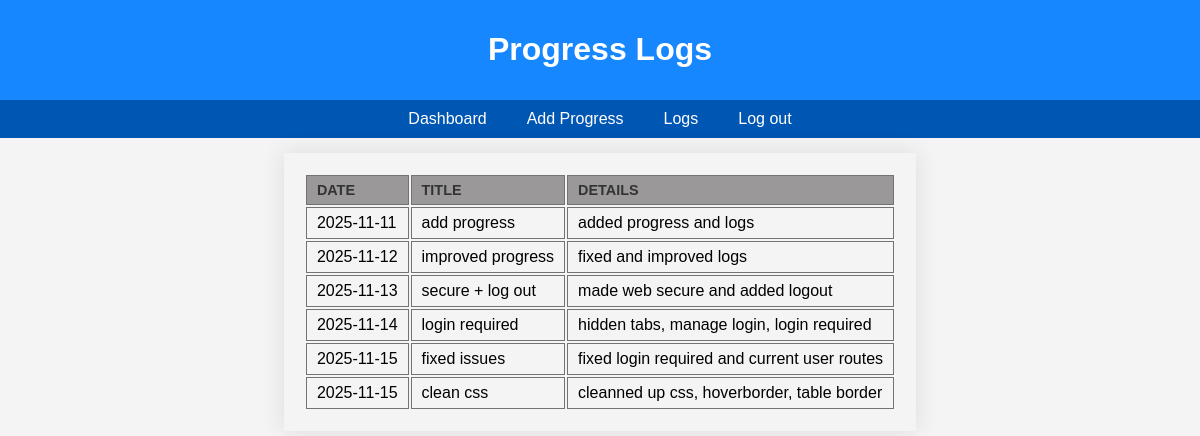
Screenshot of /logs (signed in) with the database file from the repository.
### tables this page shows
CREATE TABLE progresslogs (
    id INTEGER PRIMARY KEY AUTOINCREMENT,
    user_id INTEGER NOT NULL,
    date TEXT NOT NULL,
    title TEXT NOT NULL UNIQUE,
    details TEXT NOT NULL,
    image_path TEXT
);

### app.py (the view)
@app.route('/logs', methods = ['GET', 'POST'])
@login_required
def logs():
    conn = get_db_connection()
    cursor = conn.cursor()
    cursor.execute("SELECT date, title, details FROM progresslogs WHERE user_id = ? ORDER BY date ASC", (current_user.id,))
    posts = cursor.fetchall()
    conn.close()
    return render_template('logs.html', posts = posts, username=current_user.username)

### app.py (called while the page is built)
@login_manager.user_loader
def load_user(user_id):
    conn = get_db_connection()
    cursor = conn.cursor()
    cursor.execute('SELECT id, username FROM users WHERE id = ?', (user_id),)
    user = cursor.fetchone()
    conn.close()
    if user:
        return User(id=user['id'], username = user['username'])
    return None

def get_db_connection():
    conn = sqlite3.connect('database.db')
    conn.row_factory = sqlite3.Row  # Allows accessing columns by name
    return conn

### templates/logs.html (shortened to what this page needs)
{% extends 'base.html' %}
{% block heading %}Progress Logs{% endblock %}
{% block content %}
    {% if posts %}
        <table>
            <tr>
                <th>Date</th>
                <th>Title</th>
                <th>Details</th>
            </tr>
        {% for post in posts %}
            <tr>
                <td>{{ post.date }}</td>
                <td>{{ post.title }}</td>
                <td>{{ post.details }}</td>
            </tr>
        {% endfor%}
        </table>
    {% else %}
    <p>No progress entries found.</p>
    {%endif%}
{% endblock %}

### templates/base.html (shortened to what this page needs)
<!DOCTYPE html>
<html lang="en">
<head>
    <link rel="stylesheet" href="{{ url_for('static', filename='styles.css') }}">
</head>
<body>
    <header>
        <h1>{% block heading %}Smart Study Quiz App{% endblock %}</h1>
    </header>
    <navbar>
        {% if not current_user.is_authenticated %}
        <a href="{{ url_for('register') }}">Register</a>
        <a href="{{ url_for('login') }}">Login</a>
        {% else %}
        <a href="{{ url_for('dashboard') }}">Dashboard</a>
        <a href="{{ url_for('addprogress') }}">Add Progress</a>
        <a href="{{ url_for('logs') }}">Logs</a>
        <a href="{{ url_for('logoff') }}">Log out</a>
        {% endif %}
    </navbar>
    <content>
        {% block content %}
        {% endblock %}
    </content>
</body>
</html>

### static/styles.css (style rules this page uses)
body { font-family: Arial, sans-serif; margin: 0; padding: 0; background-color: #f4f4f4; color:black; }
header { background-color: #1787ff; color: white; padding: 10px 20px; text-align: center; }
navbar { background-color: #0056b3; padding: 10px; width: 100%; box-sizing: border-box; padding: 00px 0px; display: flex; justify-content: center; gap: 10px; }
navbar a { color: white; text-decoration: none; display: flex; padding: 10px 15px; align-items: center; border-radius: 0; }
h1 { text-align: center; }
table { max-width: 1000px; margin: 15px auto; padding: 20px; border-radius: 1px; box-shadow: 0 0 25px rgba(0,0,0, 0.1); align-content: center; }
table th, table td, table tr { border: 1px solid #737373; padding: 6px 10px; text-align: left; }
table th { background-color: #9a9898; color: #333; font-weight: bold; text-transform: uppercase; font-size: 0.9em; }

### rows the page displays
progresslogs: date "2025-11-11", title "add progress", details "added progress and logs"
progresslogs: date "2025-11-12", title "improved progress", details "fixed and improved logs"
progresslogs: date "2025-11-13", title "secure + log out", details "made web secure and added logout"
progresslogs: date "2025-11-14", title "login required", details "hidden tabs, manage login, login required"
progresslogs: date "2025-11-15", title "fixed issues", details "fixed login required and current user routes"
progresslogs: date "2025-11-15", title "clean css", details "cleanned up css, hoverborder, table border"
